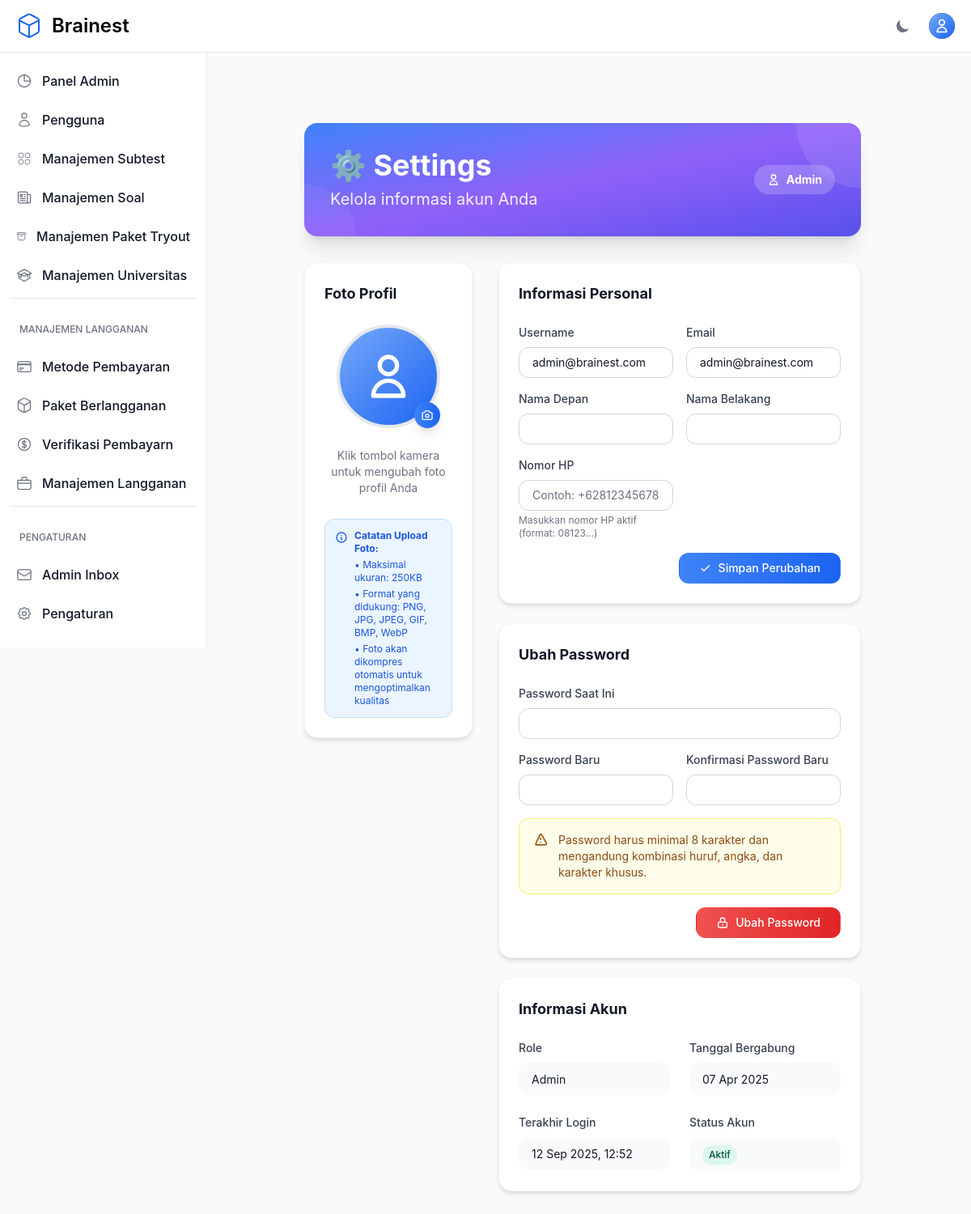
Page /settings/ (signed in) on the earlier database version.
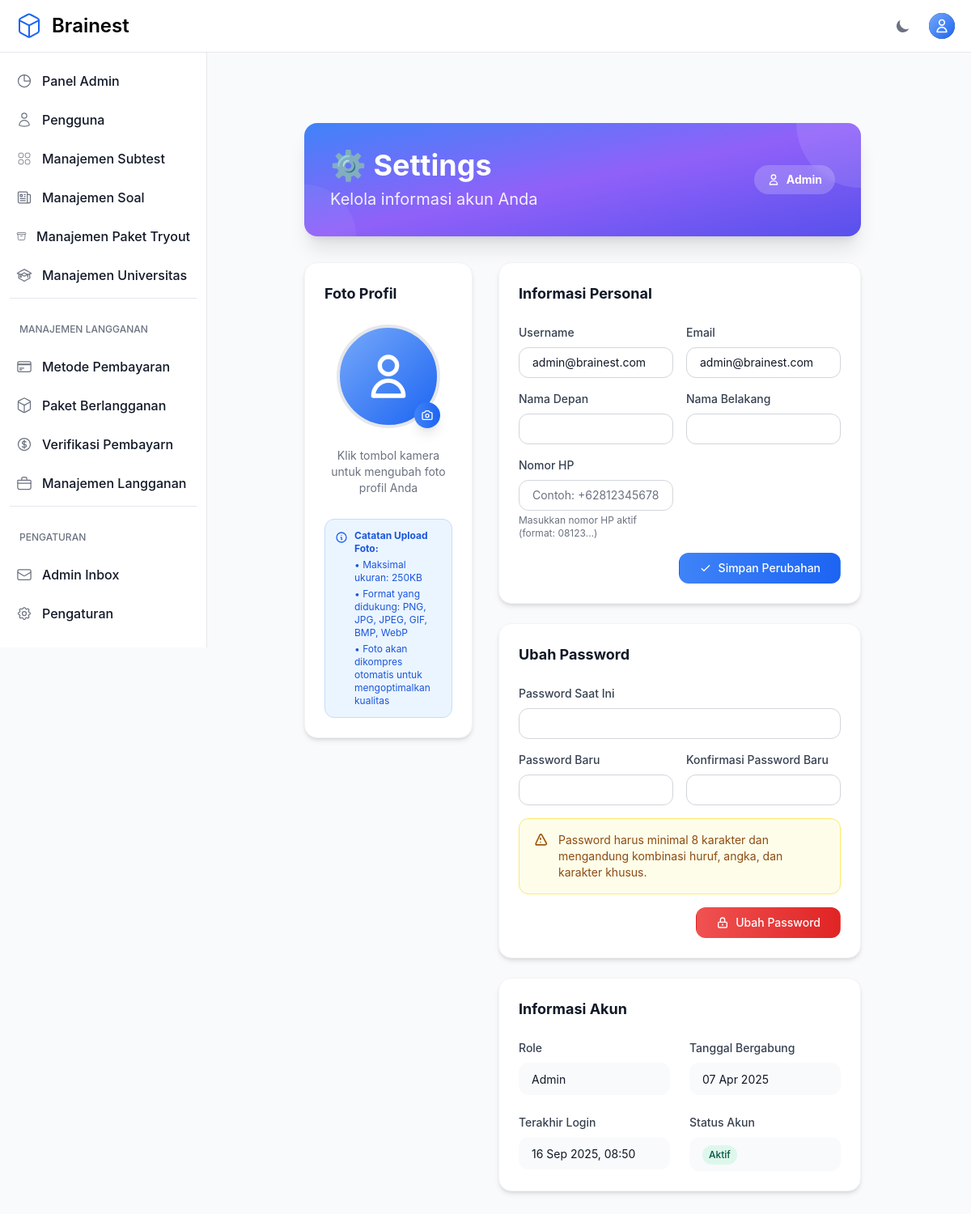
Same page on the later database version.
### otosapp/models.py (models this page shows, shortened)
class User(AbstractUser):
    email = models.EmailField(unique=True)
    phone_number = models.CharField(max_length=20, null=True, blank=True, verbose_name='Phone Number')
    USERNAME_FIELD = 'email'
    REQUIRED_FIELDS = ['username']
    role = models.ForeignKey('Role', on_delete=models.SET_NULL, null=True)
    profile_picture = models.ImageField(upload_to='profile_pictures/', null=True, blank=True, storage=get_storage, max_length=500)
    groups = models.ManyToManyField(
        Group,
        related_name="custom_user_set",  # Add a custom related name here
        blank=True,
        help_text="The groups this user belongs to.",
        verbose_name="groups"
    )
    user_permissions = models.ManyToManyField(
        Permission,
        related_name="custom_user_permissions",  # Add a custom related name here
        blank=True,
        help_text="Specific permissions for this user.",
        verbose_name="user permissions"
    )

class Role(models.Model):
    role_name = models.CharField(max_length=200, unique=True)

### otosapp/views.py (the view, shortened to what this page needs)
# urls.py: path('settings/', views.settings_view, name='settings'),
@login_required
def settings_view(request):
    from .forms import UserProfileForm, ProfilePictureForm, CustomPasswordChangeForm
    from django.contrib.auth import update_session_auth_hash
    context = {
        'user': request.user,
    }
    return render(request, 'settings.html', context)

### otosapp/context_processors.py (called while the page is built)
def sidebar_context(request):
    context = {}
    if request.user.is_authenticated and (request.user.is_superuser or request.user.is_admin()):
        pending_payments_count = PaymentProof.objects.filter(status='pending').count()
        context['pending_payments_count'] = pending_payments_count
    return context

### otosapp/templates/settings.html (shortened to what the changed rows need)
{% extends 'base.html' %}
{% load media_helpers %}
{% block content %}
<div class="max-w-4xl mx-auto px-4 sm:px-6 lg:px-8 mt-8">
    <div class="bg-gradient-to-br from-blue-500 via-purple-500 to-indigo-600 rounded-2xl shadow-xl p-8 mb-8 text-white relative overflow-hidden">
        <div class="relative z-10">
            <div class="flex flex-col md:flex-row md:items-center md:justify-between">
                <div>
                    <h1 class="text-3xl md:text-4xl font-bold mb-2">⚙️ Settings</h1>
                </div>
                <div class="mt-4 md:mt-0">
                    <div class="inline-flex items-center px-4 py-2 rounded-full text-sm font-bold bg-white/20 backdrop-blur-sm">
                        <svg class="w-4 h-4 mr-2" fill="none" stroke="currentColor" stroke-width="2" viewBox="0 0 24 24">
                            <path stroke-linecap="round" stroke-linejoin="round" d="M16 7a4 4 0 11-8 0 4 4 0 018 0zM12 14a7 7 0 00-7 7h14a7 7 0 00-7-7z"></path>
                        </svg>
                        {{ user.role.role_name }}
                    </div>
                </div>
            </div>
        </div>
    </div>
    <div class="grid grid-cols-1 lg:grid-cols-3 gap-8">
        <div class="lg:col-span-2 space-y-6">
            <div class="bg-white dark:bg-gray-800 rounded-2xl shadow-md p-6 border border-gray-100 dark:border-gray-700">
                <form method="post" id="profileForm" class="space-y-4">
                    <div class="grid grid-cols-1 md:grid-cols-2 gap-4">
                        <div>
                            <label for="username" class="block text-sm font-medium text-gray-700 dark:text-gray-300 mb-2">Username</label>
                            <input type="text"
                                   id="username"
                                   name="username"
                                   value="{{ user.username }}"
                                   class="w-full px-4 py-2 border border-gray-300 dark:border-gray-600 rounded-xl text-sm focus:ring-2 focus:ring-blue-500 focus:border-transparent bg-white dark:bg-gray-700 text-gray-900 dark:text-white">
                        </div>
                        <div>
                            <label for="email" class="block text-sm font-medium text-gray-700 dark:text-gray-300 mb-2">Email</label>
                            <input type="email"
                                   id="email"
                                   name="email"
                                   value="{{ user.email }}"
                                   class="w-full px-4 py-2 border border-gray-300 dark:border-gray-600 rounded-xl text-sm focus:ring-2 focus:ring-blue-500 focus:border-transparent bg-white dark:bg-gray-700 text-gray-900 dark:text-white">
                        </div>
                    </div>
                    <div class="grid grid-cols-1 md:grid-cols-2 gap-4">
                        <div>
                            <label for="first_name" class="block text-sm font-medium text-gray-700 dark:text-gray-300 mb-2">Nama Depan</label>
                            <input type="text"
                                   id="first_name"
                                   name="first_name"
                                   value="{{ user.first_name }}"
                                   class="w-full px-4 py-2 border border-gray-300 dark:border-gray-600 rounded-xl text-sm focus:ring-2 focus:ring-blue-500 focus:border-transparent bg-white dark:bg-gray-700 text-gray-900 dark:text-white">
                        </div>
                        <div>
                            <label for="last_name" class="block text-sm font-medium text-gray-700 dark:text-gray-300 mb-2">Nama Belakang</label>
                            <input type="text"
                                   id="last_name"
                                   name="last_name"
                                   value="{{ user.last_name }}"
                                   class="w-full px-4 py-2 border border-gray-300 dark:border-gray-600 rounded-xl text-sm focus:ring-2 focus:ring-blue-500 focus:border-transparent bg-white dark:bg-gray-700 text-gray-900 dark:text-white">
                        </div>
                    </div>
                    <div class="grid grid-cols-1 md:grid-cols-2 gap-4">
                        <div>
                            <label for="phone_number" class="block text-sm font-medium text-gray-700 dark:text-gray-300 mb-2 {% if user.phone_number %}{% else %}text-gray-700 dark:text-gray-300{% endif %} mb-2">Nomor HP</label>
                            <input type="text"
                                   id="phone_number"
                                   name="phone_number"
                                   value="{{ user.phone_number|default:'' }}"
                                   placeholder="Contoh: +628123456789"
                                   class="w-full px-4 py-2 border border-gray-300 dark:border-gray-600 rounded-xl text-sm focus:ring-2 focus:ring-blue-500 focus:border-transparent bg-white dark:bg-gray-700 text-gray-900 dark:text-white">
                            <p class="mt-1 text-xs text-gray-500 dark:text-gray-400">Masukkan nomor HP aktif (format: 08123...)</p>
                        </div>
                    </div>
                </form>
            </div>
            <div class="bg-white dark:bg-gray-800 rounded-2xl shadow-md p-6 border border-gray-100 dark:border-gray-700">
                <div class="grid grid-cols-1 md:grid-cols-2 gap-6">
                    <div>
                        <div class="px-4 py-2 bg-gray-50 dark:bg-gray-700 rounded-xl">
                            <span class="text-sm text-gray-900 dark:text-white">{{ user.role.role_name }}</span>
                        </div>
                    </div>
                    <div>
                        <div class="px-4 py-2 bg-gray-50 dark:bg-gray-700 rounded-xl">
                            <span class="text-sm text-gray-900 dark:text-white">{{ user.date_joined|date:"d M Y" }}</span>
                        </div>
                    </div>
                    <div>
                        <div class="px-4 py-2 bg-gray-50 dark:bg-gray-700 rounded-xl">
                            <span class="text-sm text-gray-900 dark:text-white">
                                {% if user.last_login %}
                                    {{ user.last_login|date:"d M Y, H:i" }}
                                {% else %}
                                    Belum pernah login
                                {% endif %}
                            </span>
                        </div>
                    </div>
                </div>
            </div>
        </div>
    </div>
</div>
{% endblock %}

Differences in the rows shown:
changed User "admin@brainest.com": last_login "12 Sep 2025, 12:52" → "16 Sep 2025, 08:50"
